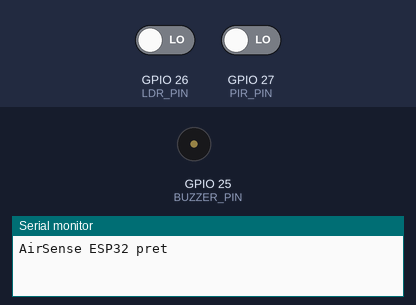
Simulated run of this program. Board: ESP32. Shown: buzzer (waves = sounding, pin HIGH), the last lines printed to the serial monitor. Inputs (shaded band) come from the test bench; at power-on: GPIO 27 (PIR_PIN) LOW, GPIO 26 (LDR_PIN) LOW. WiFi joins after 1.5 s; servers stay silent unless stated; no MQTT or app messages arrive unless stated.

Above: at 1.2 s.
1.3 s: GPIO 27 (PIR_PIN) driven HIGH
At 2.3 s:
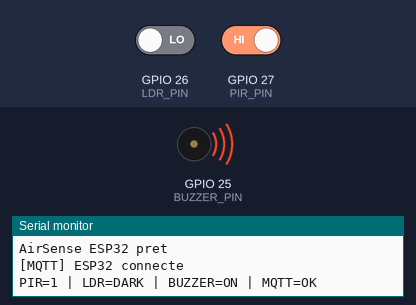
2.8 s: GPIO 26 (LDR_PIN) driven HIGH
At 3.2 s:
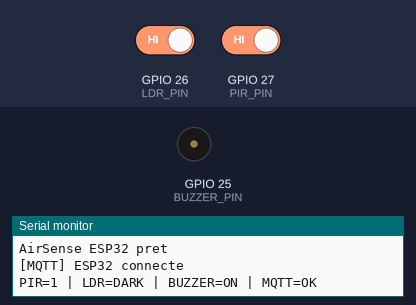
5.8 s: GPIO 26 (LDR_PIN) driven LOW
At 6.9 s:
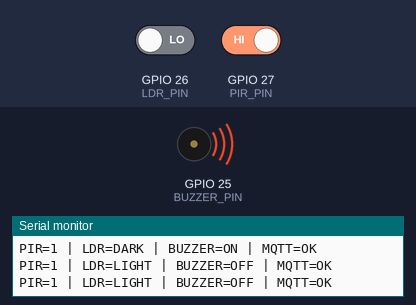
7.3 s: GPIO 27 (PIR_PIN) driven LOW
At 8.1 s:
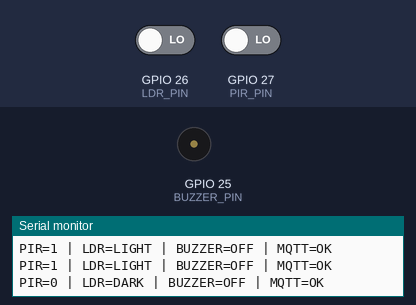
Timing chart, 0 to 10.3 s (numbered marks = the images above; inputs shaded):
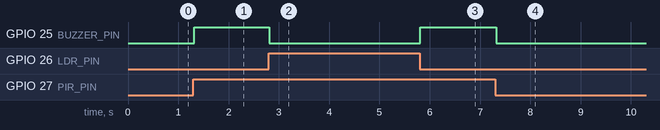

The program:

main.cpp
```cpp
#include <Arduino.h>
#include <WiFi.h>
#include <PubSubClient.h>
#include "config.h"

// Brochage valide du projet AirSense ESP32
#define PIR_PIN 27
#define LDR_PIN 26
#define BUZZER_PIN 25
#define DARK_LEVEL LOW

WiFiClient wifiClient;
PubSubClient mqtt(wifiClient);
unsigned long dernierWifi = 0;
unsigned long dernierMQTT = 0;
unsigned long dernierePublication = 0;

void maintenirReseau() {
  if (WiFi.status() != WL_CONNECTED) {
    if (dernierWifi == 0 || millis() - dernierWifi >= 10000) {
      dernierWifi = millis();
      Serial.println("[WiFi] Reconnexion...");
      WiFi.begin(WIFI_SSID, WIFI_PASSWORD);
    }
    return;
  }
  if (mqtt.connected()) {
    mqtt.loop();
    return;
  }
  if (dernierMQTT == 0 || millis() - dernierMQTT >= 5000) {
    dernierMQTT = millis();
    String id = "AirSense-ESP32-" + String((uint32_t)ESP.getEfuseMac(), HEX);
    if (mqtt.connect(id.c_str())) {
      Serial.println("[MQTT] ESP32 connecte");
      dernierePublication = millis() - 2000;
    } else {
      Serial.printf("[MQTT] Echec, code=%d\n", mqtt.state());
    }
  }
}

void setup() {
  Serial.begin(115200);
  pinMode(PIR_PIN, INPUT);
  pinMode(LDR_PIN, INPUT);
  pinMode(BUZZER_PIN, OUTPUT);
  digitalWrite(BUZZER_PIN, LOW);
  WiFi.mode(WIFI_STA);
  WiFi.setAutoReconnect(true);
  WiFi.begin(WIFI_SSID, WIFI_PASSWORD);
  dernierWifi = millis();
  mqtt.setServer(BROKER_IP, 1883);
  mqtt.setSocketTimeout(3);
  mqtt.setKeepAlive(20);
  Serial.println("AirSense ESP32 pret");
}

void loop() {
  // La logique locale du buzzer fonctionne meme sans Wi-Fi / MQTT.
  const bool mouvement = digitalRead(PIR_PIN) == HIGH;
  const bool obscurite = digitalRead(LDR_PIN) == DARK_LEVEL;
  const bool alerte = mouvement && obscurite;
  digitalWrite(BUZZER_PIN, alerte ? HIGH : LOW);

  maintenirReseau();
  if (millis() - dernierePublication >= 2000) {
    dernierePublication = millis();
    if (mqtt.connected()) {
      mqtt.publish("airsense/esp32/pir", mouvement ? "1" : "0");
      mqtt.publish("airsense/esp32/ldr", obscurite ? "DARK" : "LIGHT");
      mqtt.publish("airsense/esp32/buzzer", alerte ? "ON" : "OFF");
    }
    Serial.printf("PIR=%d | LDR=%s | BUZZER=%s | MQTT=%s\n",
                  mouvement, obscurite ? "DARK" : "LIGHT",
                  alerte ? "ON" : "OFF", mqtt.connected() ? "OK" : "NON");
  }
  delay(20);
}
```

config.example.h
```cpp
#pragma once
// Renseigner les identifiants de votre reseau local (2.4 GHz).
#define WIFI_SSID "VOTRE_WIFI_2_4_GHZ"
#define WIFI_PASSWORD "VOTRE_MOT_DE_PASSE"
// Adresse IPv4 du PC Ubuntu hebergeant Mosquitto, sans espace final.
#define BROKER_IP "192.168.0.194"
```

Measured:
- after the input at 1.3 s, GPIO 25 (BUZZER_PIN): LOW → HIGH at once
- after the input at 2.8 s, GPIO 25 (BUZZER_PIN): HIGH → LOW at once
- after the input at 5.8 s, GPIO 25 (BUZZER_PIN): LOW → HIGH at once
- after the input at 7.3 s, GPIO 25 (BUZZER_PIN): HIGH → LOW at once
